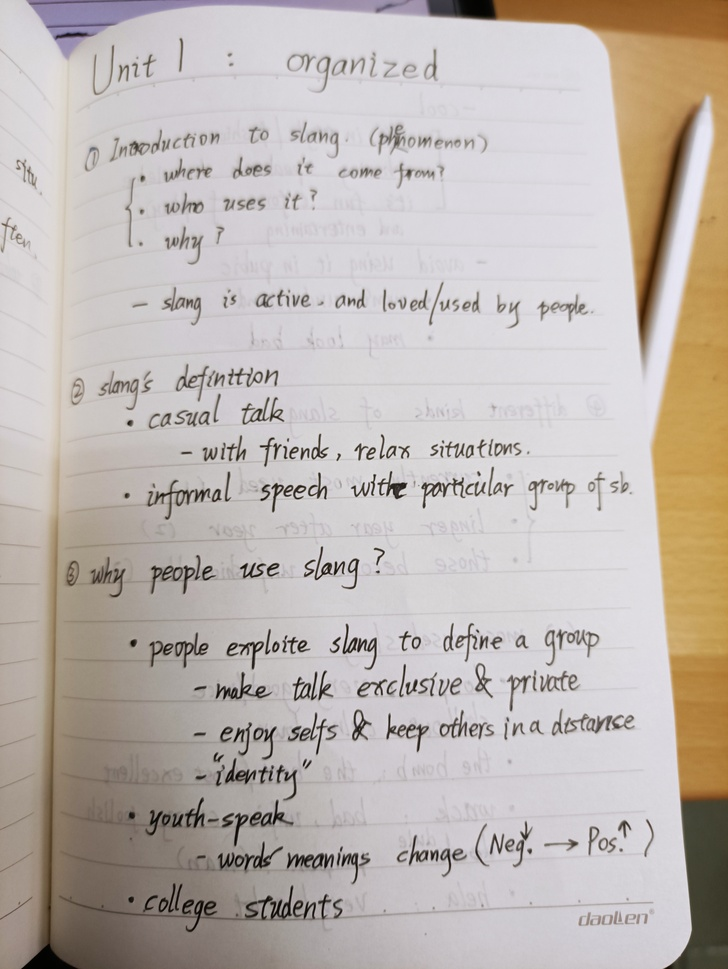
#> input picture images/1.jpg, 728 x 969 px, shrunk from 3472 x 4624 before the run; its folder holds 3 pictures in this run
$ python joiner.py
#> lines starting #> are read from the running program, lines starting #| are printed output that depends on the picture
from PIL import Image
import os
import traceback

def main():
    try:
        print("Welcome...starting to join pictures...")
        print("--------------------------------------")
        print("Before you start, make sure photos are stored in folder named \"images\"!")
        a = input(">>> Yes, I'm aware of that. ")
#> the answer given: y
        # input()
        print("--------------------------------------")
        horizontal_join("./images/")
    except Exception as e:
        print(traceback.format_exc())

def horizontal_join(Dir: str):
#> called with Dir = './images/'
    print("---> join mode: [horizontal]")
    image_list = os.listdir(Dir)
    print("Found", str(len(image_list)), "files:", image_list)
    print("--------------------------------------")
    test_img = Image.open(Dir+image_list[0])
#> test_img is the input picture: PIL image 728x969 RGB; mean R, G, B 191.1, 183, 177.9
    total_size = (test_img.size[0] * len(image_list), test_img.size[1])
#> total_size = (2184, 969)
    print(total_size)
#| (2184, 969)
    target = Image.new("RGB", total_size)
#> target: PIL image 2184x969 RGB; every value is 0
    a, b = 0, 0
    iter_x = test_img.size[0]
#> iter_x = 728
    for img_name in image_list:
        print("-> joining:", Dir+img_name)
        img = Image.open(Dir+img_name)
        target.paste(img, (a, b))
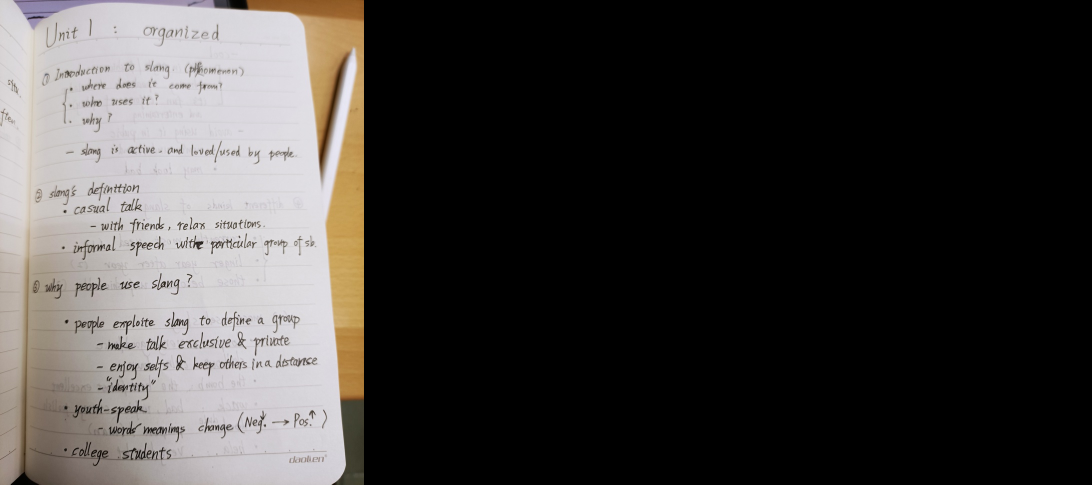
#> target: PIL image 2184x969 RGB (shown at 1/2 size); mean R, G, B 63.7, 61, 59.3
        a += iter_x
#> a = 728
#> pass 2 of the loop in horizontal_join, `for img_name in image_list:`:
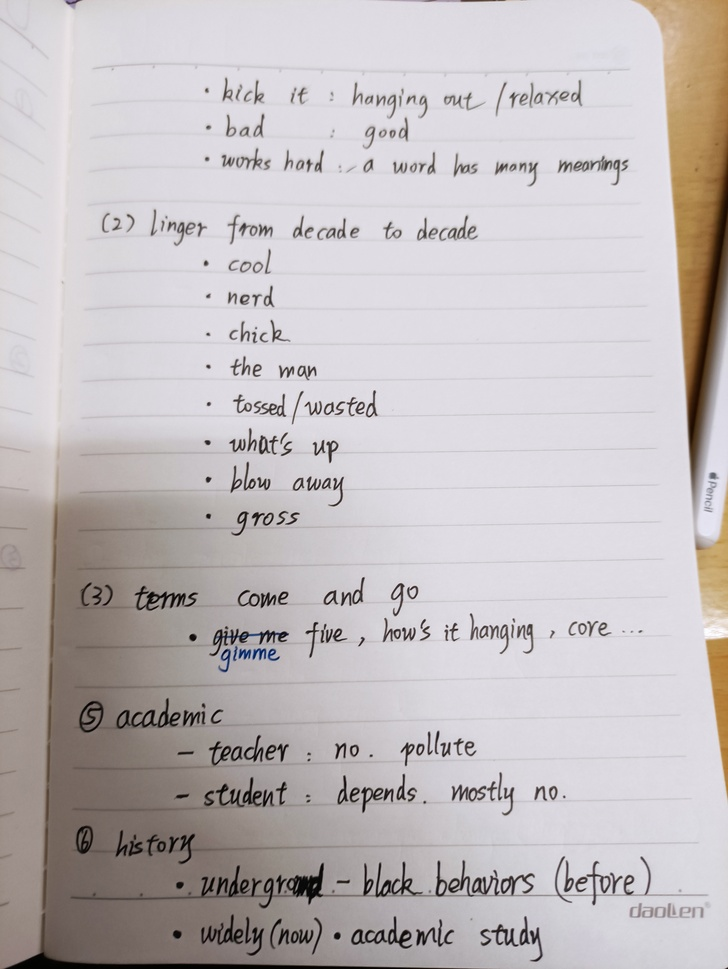
#> input picture images/2.jpg, 728 x 969 px, shrunk from 3472 x 4624 before the run
#> in horizontal_join, img is the input picture: PIL image 728x969 RGB; mean R, G, B 194.6, 188.6, 190.2
#> in horizontal_join, `target.paste(img, (a, b))`:
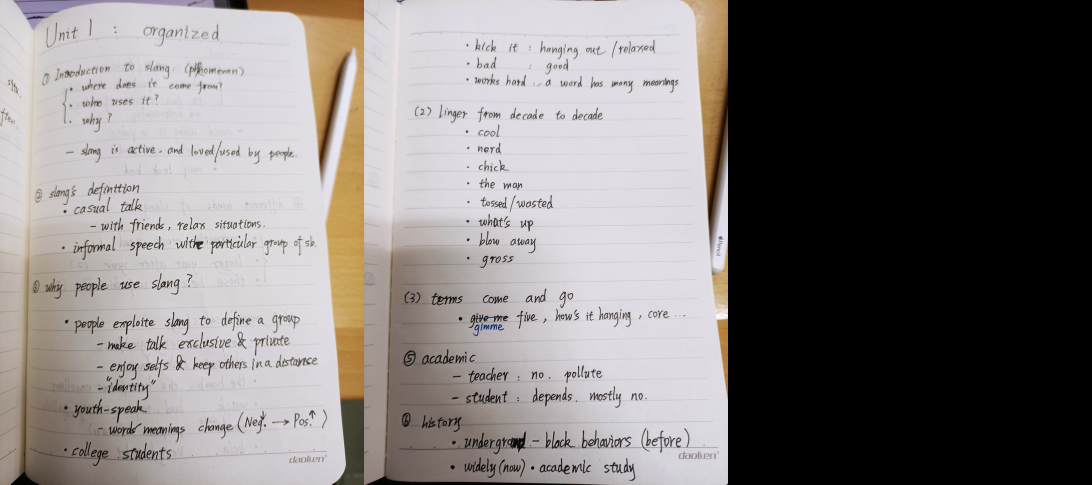
#> target: PIL image 2184x969 RGB (shown at 1/2 size); mean R, G, B 128.6, 123.9, 122.7
#> pass 3 of the loop in horizontal_join, `for img_name in image_list:`:
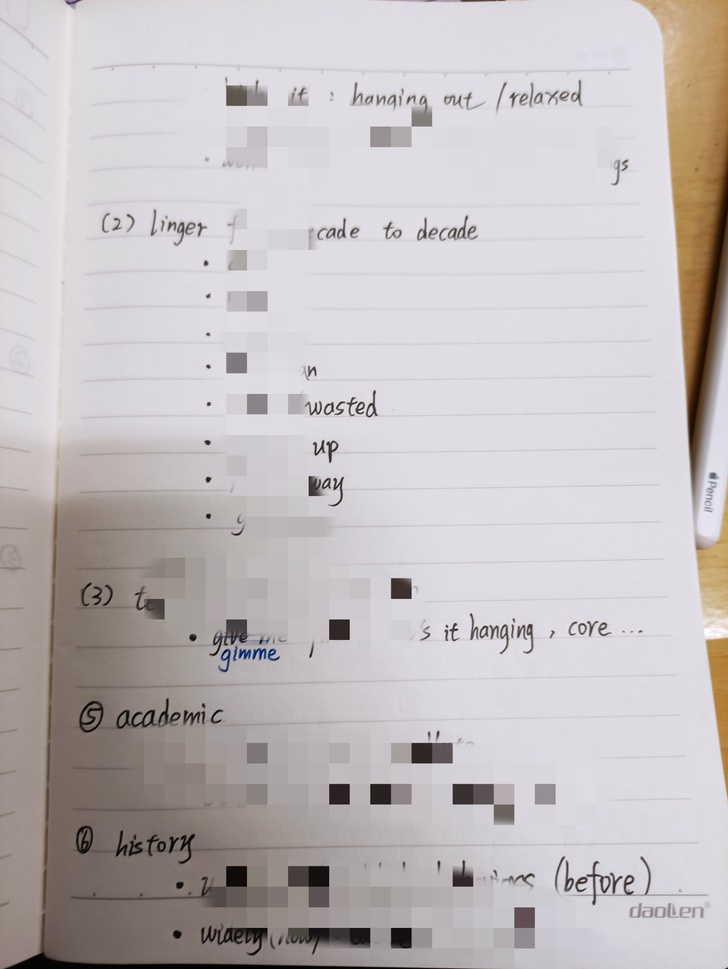
#> input picture images/3.jpg, 728 x 969 px, shrunk from 3472 x 4624 before the run
#> in horizontal_join, img is the input picture: PIL image 728x969 RGB; mean R, G, B 195.1, 189.2, 190.8
#> in horizontal_join, `target.paste(img, (a, b))`:
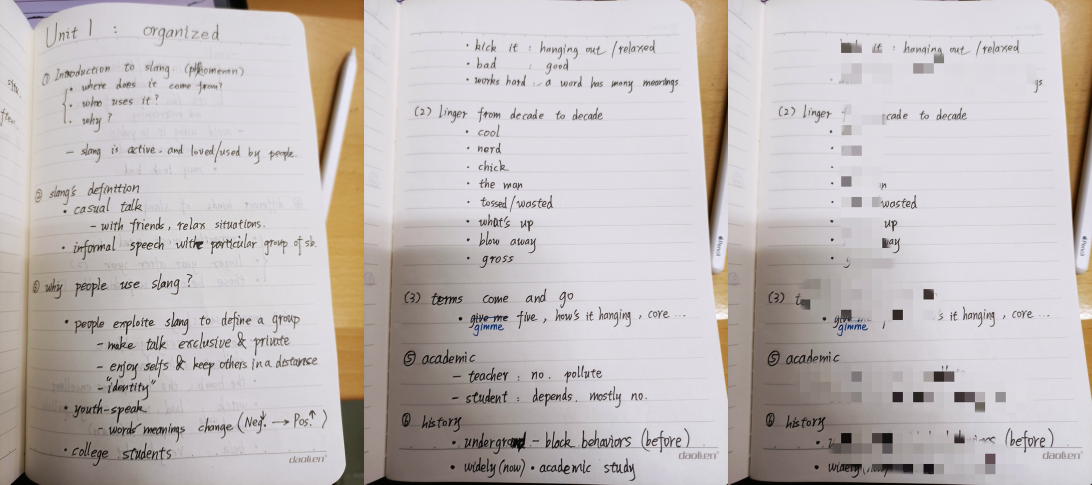
#> target: PIL image 2184x969 RGB (shown at 1/2 size); mean R, G, B 193.6, 186.9, 186.3
    target.save("./result.jpg")
    # print("--------------------------------------")
    # print("Showing results...")
    # target.show()
    print("--------------------------------------")
    b = input("Finished. \"result.jpg\" is save in current folder. Goodbye~~~")
#> the answer given: out.png

if __name__ == '__main__':
    main()
